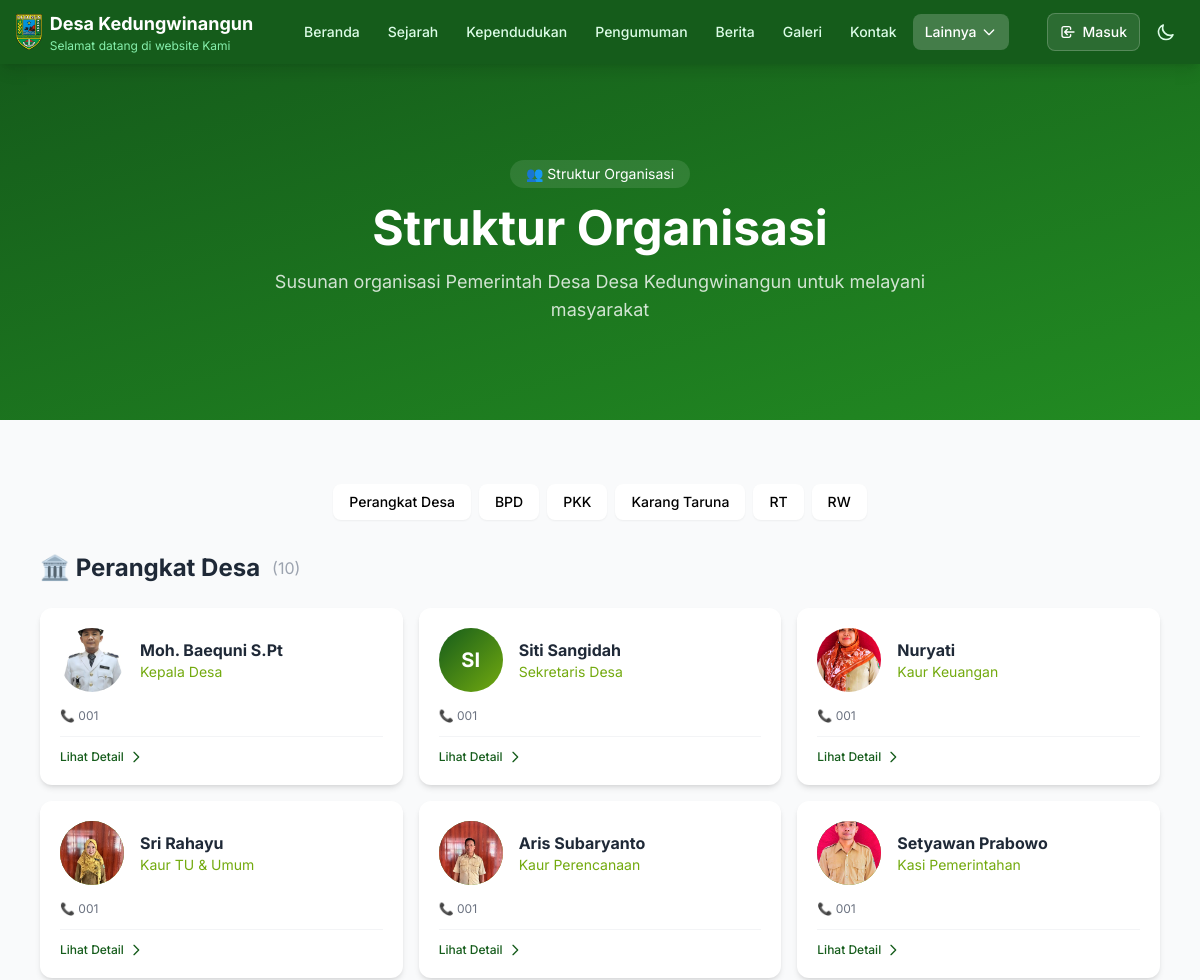
Page /struktur (upper part) on the earlier database version.
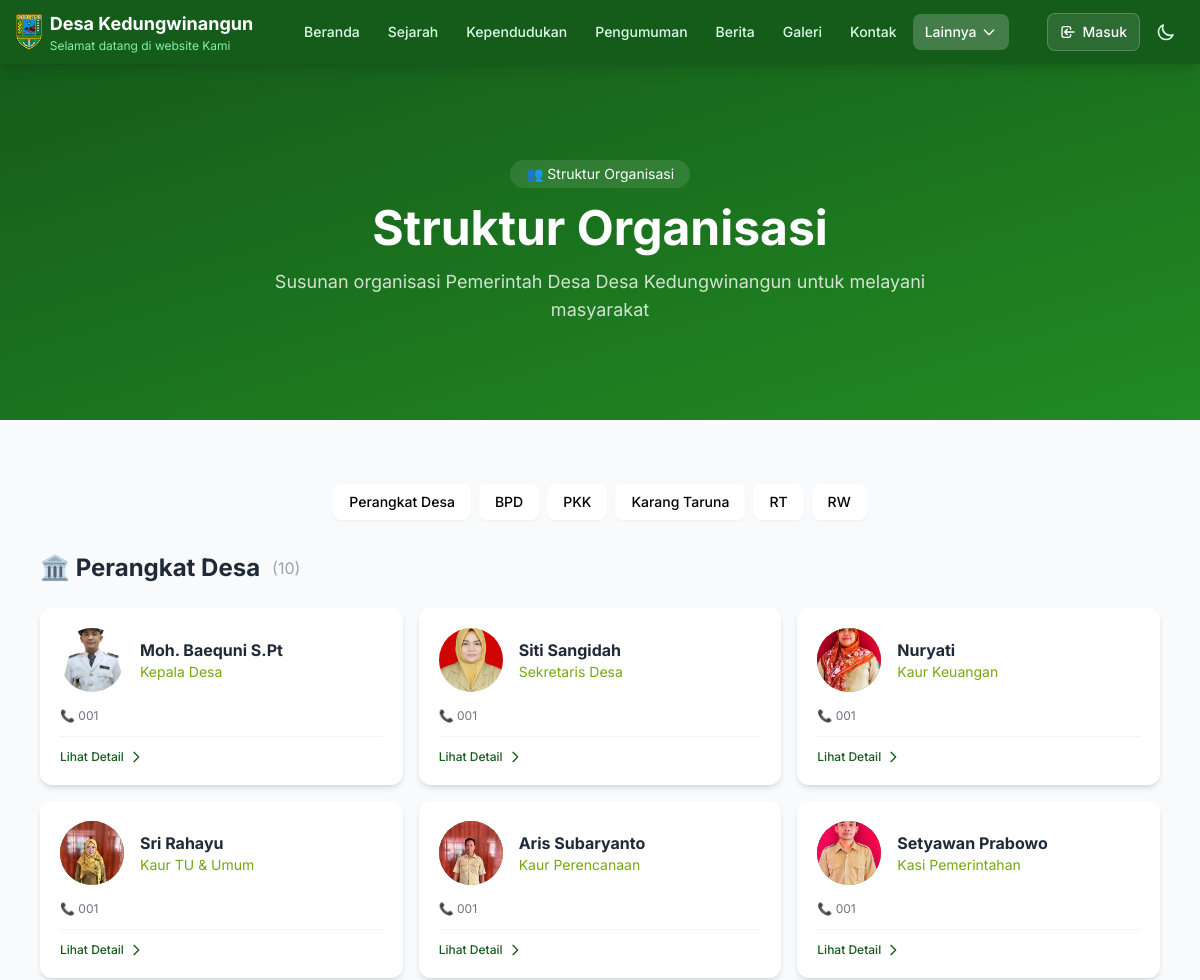
Same page on the later database version.
### tables this page shows
CREATE TABLE config (
                key TEXT PRIMARY KEY,
                value TEXT
            );

CREATE TABLE struktur_organisasi (
                id INTEGER PRIMARY KEY AUTOINCREMENT,
                kategori TEXT NOT NULL,
                nama TEXT NOT NULL,
                jabatan TEXT,
                deskripsi TEXT,
                nik TEXT,
                alamat TEXT,
                dusun TEXT,
                rt TEXT,
                rw TEXT,
                telepon TEXT,
                email TEXT,
                foto_url TEXT,
                sk_url TEXT,
                no_sk TEXT,
                tanggal_sk TEXT,
                masa_jabatan TEXT,
                status TEXT DEFAULT 'Aktif',
                icon TEXT,
                no_urut INTEGER DEFAULT 0,
                aktif INTEGER DEFAULT 1,
                created_at TIMESTAMP DEFAULT CURRENT_TIMESTAMP,
                updated_at TIMESTAMP DEFAULT CURRENT_TIMESTAMP
            );

### routes/public.py (the view)
@public_bp.route("/struktur")
def struktur():
    from datetime import datetime
    try:
        from models import get_all_pages, get_all_struktur
        desa_info = get_desa_info_with_maps()
        custom_pages = get_all_pages()
        struktur_list = get_all_struktur(aktif=1)
        grouped = {'perangkat': [], 'bpd': [], 'pkk': [], 'karang_taruna': [], 'rt': [], 'rw': []}
        for item in struktur_list:
            kat = item.get('kategori', '')
            if kat in grouped:
                grouped[kat].append(item)
        kategori_labels = {
            'perangkat': 'Perangkat Desa',
            'bpd': 'BPD',
            'pkk': 'PKK',
            'karang_taruna': 'Karang Taruna',
            'rt': 'RT',
            'rw': 'RW',
        }
        return render_template(
            "struktur.html",
            page={"title": "Struktur Organisasi"},
            desa=desa_info,
            nav_links=set_nav_active("Lainnya", request.path),
            tahun=datetime.now().year,
            site_name=desa_info['nama'],
            site_tagline=desa_info['tagline'],
            site_description=desa_info['deskripsi'],
            custom_pages=custom_pages,
            grouped_struktur=grouped,
            kategori_labels=kategori_labels,
        )
    except Exception as e:
        logger.error(f"Error loading struktur page: {str(e)}")
        flash('Terjadi kesalahan saat memuat halaman struktur', 'error')
        return redirect(url_for('public.index'))

### app.py (called while the page is built, shortened)
@app.context_processor
def inject_openrouter_key():
    return {
        'openrouter_api_key': environ.get('OPENROUTER_API_KEY', '')
    }

@app.context_processor
def inject_custom_pages():
    from models import get_all_pages
    return {'custom_pages_nav': get_all_pages()}

@app.after_request
def add_security_headers(response):
    response.headers['X-Content-Type-Options'] = 'nosniff'
    response.headers['X-Frame-Options'] = 'DENY'
    response.headers['X-XSS-Protection'] = '1; mode=block'
    response.headers['Referrer-Policy'] = 'strict-origin-when-cross-origin'
    if request.path.startswith('/admin') or request.path.startswith('/login'):
        response.headers['Cache-Control'] = 'no-store, no-cache, must-revalidate, max-age=0'
        response.headers['Pragma'] = 'no-cache'
        response.headers['Expires'] = '0'
    response.headers['Permissions-Policy'] = (
        'camera=(), microphone=(), geolocation=(self "https://maps.google.com"), '
        'payment=(), usb=(), fullscreen=(self)'
    )
    return response

@app.context_processor
def inject_csrf_token():
    from flask import session
    if '_csrf_token' not in session:
        session['_csrf_token'] = secrets.token_hex(32)
    return {'csrf_token': session['_csrf_token']}

### models.py (called while the page is built)
def get_db_connection():
    conn = sqlite3.connect(Config.DB_NAME)
    conn.row_factory = sqlite3.Row
    return conn

def get_config(key, default=None):
    try:
        conn = get_db_connection()
        cursor = conn.cursor()
        cursor.execute('SELECT value FROM config WHERE key = ?', (key,))
        row = cursor.fetchone()
        conn.close()
        return row['value'] if row else (default if default is not None else DEFAULT_CONFIG.get(key, ''))
    except Exception as e:
        logger.error(f"Error getting config '{key}': {str(e)}")
        return default if default is not None else DEFAULT_CONFIG.get(key, '')

def get_desa_info():
    return {
        "nama": get_config("website_nama", DEFAULT_CONFIG["website_nama"]),
        "tagline": get_config("website_tagline", DEFAULT_CONFIG["website_tagline"]),
        "deskripsi": get_config("website_deskripsi", DEFAULT_CONFIG["website_deskripsi"]),
        "jumlah_dusun": 8,
        "jumlah_kasi": 3,
        "jumlah_kepala_desa": 1,
    }

### routes/public.py (called while the page is built)
def get_desa_info_with_maps():
    info = get_desa_info()
    info['maps_embed_url'] = MAPS_EMBED_URL
    info['dusun'] = DUSUN_DATA
    return info

### templates/struktur.html (shortened to what this page needs)
<!DOCTYPE html>
<html lang="id">
<head>
    <script src="https://cdn.tailwindcss.com"></script>
    <link rel="stylesheet" href="{{ url_for('static', filename='styles.css') }}">
</head>
<body>
    {% include 'partials/navbar.html' %}
    <section class="bg-gradient-to-br from-[#155C1B] to-[#228B22] text-white py-16 md:py-24">
        <div class="max-w-6xl mx-auto px-4 text-center">
            <span class="inline-block px-4 py-1 bg-white/10 rounded-full text-sm mb-4">👥 Struktur Organisasi</span>
            <h1 class="text-4xl md:text-5xl font-bold mb-4">Struktur Organisasi</h1>
            <p class="text-white/80 text-lg max-w-2xl mx-auto">Susunan organisasi Pemerintah Desa {{ site_name }} untuk melayani masyarakat</p>
        </div>
    </section>
    <section class="py-12 md:py-16 bg-gray-50">
        <div class="max-w-6xl mx-auto px-4">
            <div class="flex flex-wrap gap-2 mb-8 justify-center">
                {% for kat, label in kategori_labels.items() %}
                <a href="#{{ kat }}" class="px-4 py-2 bg-white rounded-lg text-sm font-medium hover:bg-[#155C1B] hover:text-white transition-all shadow-sm">
                    {{ label }}
                </a>
                {% endfor %}
            </div>
            {% for kat, label in kategori_labels.items() %}
            {% if grouped_struktur[kat] %}
            <div id="{{ kat }}" class="mb-12 scroll-mt-20">
                <h2 class="text-2xl font-bold text-gray-800 mb-6 flex items-center gap-3">
                    {% if kat == 'perangkat' %}🏛️{% elif kat == 'bpd' %}👥{% elif kat == 'pkk' %}👩{% elif kat == 'karang_taruna' %}🎉{% elif kat == 'rt' %}🏠{% elif kat == 'rw' %}🏘️{% endif %}
                    {{ label }}
                    <span class="text-gray-400 font-normal text-base">({{ grouped_struktur[kat]|length }})</span>
                </h2>
                <div class="grid grid-cols-1 sm:grid-cols-2 lg:grid-cols-3 xl:grid-cols-4 gap-4">
                    {% for item in grouped_struktur[kat] %}
                    <a href="{{ url_for('public.struktur_detail', struktur_id=item.id) }}" class="bg-white rounded-xl p-5 shadow-md hover:shadow-xl transition-all group">
                        <div class="flex items-center gap-4 mb-4">
                            <div class="w-16 h-16 rounded-full bg-gradient-to-br from-[#155C1B] to-[#73AA0F] flex items-center justify-center text-white font-bold text-xl flex-shrink-0 overflow-hidden">
                                {% if item.foto_url %}
                                <img src="{{ item.foto_url }}" alt="{{ item.nama }}" class="w-full h-full object-cover">
                                {% else %}
                                {{ item.nama[:2]|upper }}
                                {% endif %}
                            </div>
                            <div class="min-w-0">
                                <h3 class="font-bold text-gray-800 truncate group-hover:text-[#155C1B] transition-colors">{{ item.nama }}</h3>
                                <p class="text-[#73AA0F] text-sm truncate">{{ item.jabatan or '-' }}</p>
                            </div>
                        </div>
                        <div class="text-xs text-gray-500 space-y-1">
                            {% if item.telepon %}
                            <div class="flex items-center gap-1">📞 {{ item.telepon }}</div>
                            {% endif %}
                        </div>
                        <div class="mt-3 pt-3 border-t border-gray-100">
                            <span class="text-xs text-[#155C1B] font-medium flex items-center gap-1">
                                Lihat Detail
                                <svg class="w-4 h-4 group-hover:translate-x-1 transition-transform" fill="none" stroke="currentColor" viewBox="0 0 24 24">
                                    <path stroke-linecap="round" stroke-linejoin="round" stroke-width="2" d="M9 5l7 7-7 7"/>
                                </svg>
                            </span>
                        </div>
                    </a>
                    {% endfor %}
                </div>
            </div>
            {% endif %}
            {% endfor %}
        </div>
    </section>
</body>
</html>

### templates/partials/navbar.html (shortened to what this page needs)
<nav class="bg-[#155C1B] sticky top-0 z-50 shadow-lg {{ navbar_extra_class or '' }}" id="main-navbar" x-data="{ mobileOpen: false, dropdownOpen: false }">
    <div class="max-w-7xl mx-auto px-4">
        <div class="flex items-center justify-between h-14 md:h-16">
            <a href="{{ url_for('public.index') }}" class="flex items-center gap-2">
                <img src="{{ url_for('static', filename='images/kebumen.png') }}" alt="Logo" class="h-9 w-auto">
                <div class="hidden sm:block">
                    <div class="text-white font-bold text-sm md:text-lg">{{ site_name or 'Desa' }}</div>
                    <div class="text-green-300 text-[10px] md:text-xs">{{ site_tagline or '' }}</div>
                </div>
            </a>
            <div class="hidden lg:flex items-center gap-1">
                {% for link in nav_links %}
                {% if link.label == 'Lainnya' %}
                <div class="relative">
                    <button @click="dropdownOpen = !dropdownOpen"
                            class="px-3 py-2 rounded-lg text-sm font-medium transition-colors flex items-center gap-1
                                   {% if link.active %}bg-white/20 text-white{% else %}text-green-100 hover:bg-white/10 hover:text-white{% endif %}">
                        Lainnya
                        <svg class="w-4 h-4 transition-transform" :class="{'rotate-180': dropdownOpen}" fill="none" stroke="currentColor" viewBox="0 0 24 24">
                            <path stroke-linecap="round" stroke-linejoin="round" stroke-width="2" d="M19 9l-7 7-7-7"/>
                        </svg>
                    </button>
                </div>
                {% else %}
                <a href="{{ link.href }}" class="px-3 py-2 rounded-lg text-sm font-medium transition-colors
                       {% if link.active %}bg-white/20 text-white{% else %}text-green-100 hover:bg-white/10 hover:text-white{% endif %}">
                    {{ link.label }}
                </a>
                {% endif %}
                {% endfor %}
            </div>
            <div class="flex items-center gap-1 md:gap-2">
                {% if not session.user_logged_in %}
                <div class="hidden md:flex items-center gap-2">
                    <a href="{{ url_for('public.login') }}" class="flex items-center gap-1.5 px-3 py-2 rounded-lg text-white text-sm font-medium bg-white/10 hover:bg-white/20 border border-white/20 transition-all">
                        <svg class="w-4 h-4" fill="none" stroke="currentColor" viewBox="0 0 24 24">
                            <path stroke-linecap="round" stroke-linejoin="round" stroke-width="2" d="M11 16l-4-4m0 0l4-4m-4 4h14m-5 4v1a3 3 0 01-3 3H6a3 3 0 01-3-3V7a3 3 0 013-3h7a3 3 0 013 3v1"/>
                        </svg>
                        Masuk
                    </a>
                </div>
                {% endif %}
                <button id="btn-dark" class="p-2 rounded-lg text-green-100 hover:bg-white/10 transition-colors" aria-label="Dark mode">
                    <svg id="icon-moon" class="w-5 h-5" fill="none" stroke="currentColor" viewBox="0 0 24 24">
                        <path stroke-linecap="round" stroke-linejoin="round" stroke-width="2" d="M20.354 15.354A9 9 0 018.646 3.646 9.003 9.003 0 0012 21a9.003 9.003 0 008.354-5.646z"/>
                    </svg>
                </button>
            </div>
        </div>
    </div>
</nav>

### templates/struktur.html (style rules this page uses)
* { margin: 0; padding: 0; box-sizing: border-box; }
body { font-family: 'Inter', sans-serif; }

Differences in the rows shown:
changed struktur_organisasi "Siti Sangidah": foto_url: picture added
Other differences:
list line gone: "SI"
